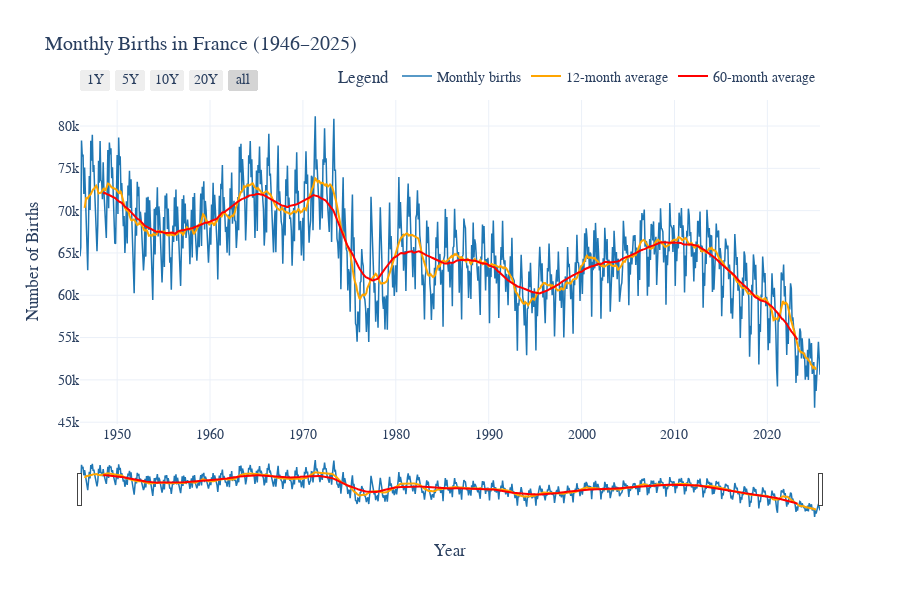

Notebook code cell kept with this figure:
### Code cell
fig = go.Figure()

# Main births curve
fig.add_trace(go.Scatter(
    x=births.index, 
    y=births["Births"],
    mode="lines",
    name="Monthly births",
    line=dict(color="#1f77b4", width=1.5)
))

# 12-month moving average
fig.add_trace(go.Scatter(
    x=births.index, 
    y=births["MA_12"],
    mode="lines",
    name="12-month average",
    line=dict(color="orange", width=2)
))

# 60-month moving average
fig.add_trace(go.Scatter(
    x=births.index, 
    y=births["MA_60"],
    mode="lines",
    name="60-month average",
    line=dict(color="red", width=2)
))

# Layout configuration
fig.update_layout(
    title="Monthly Births in France (1946–2025)",
    xaxis_title="Year",
    yaxis_title="Number of Births",
    template="plotly_white",
    hovermode="x unified",
    font=dict(family="Times New Roman", size=14),
    legend=dict(
        title="Legend",
        orientation="h",
        yanchor="bottom",
        y=1.02,
        xanchor="right",
        x=1
    ),
    height=600
)

# Add interactive range slider and buttons
fig.update_xaxes(
    rangeslider_visible=True,
    rangeselector=dict(
        buttons=list([
            dict(count=12, label="1Y", step="month", stepmode="backward"),
            dict(count=60, label="5Y", step="month", stepmode="backward"),
            dict(count=120, label="10Y", step="month", stepmode="backward"),
            dict(count=240, label="20Y", step="month", stepmode="backward"),
            dict(step="all")
        ])
    )
)

fig.show()

### Figure 1 — Plotly figure (JSON) as saved in the notebook; plotly's stock layout.template omitted (floating-point values rounded to 4 significant figures; data arrays with more than 128 entries replaced by an {"elided": "..."} marker saying what was removed)
{"data": [{"line": {"color": "#1f77b4", "width": 1.5}, "mode": "lines", "name": "Monthly births", "type": "scatter", "x": {"elided": "957 str values"}, "y": {"elided": "957 int values"}}, {"line": {"color": "orange", "width": 2}, "mode": "lines", "name": "12-month average", "type": "scatter", "x": {"elided": "957 str values"}, "y": {"elided": "957 float values"}}, {"line": {"color": "red", "width": 2}, "mode": "lines", "name": "60-month average", "type": "scatter", "x": {"elided": "957 str values"}, "y": {"elided": "957 float values"}}], "layout": {"font": {"family": "Times New Roman", "size": 14}, "height": 600, "hovermode": "x unified", "legend": {"orientation": "h", "title": {"text": "Legend"}, "x": 1, "xanchor": "right", "y": 1.02, "yanchor": "bottom"}, "title": {"text": "Monthly Births in France (1946–2025)"}, "xaxis": {"rangeselector": {"buttons": [{"count": 12, "label": "1Y", "step": "month", "stepmode": "backward"}, {"count": 60, "label": "5Y", "step": "month", "stepmode": "backward"}, {"count": 120, "label": "10Y", "step": "month", "stepmode": "backward"}, {"count": 240, "label": "20Y", "step": "month", "stepmode": "backward"}, {"step": "all"}]}, "rangeslider": {"visible": true}, "title": {"text": "Year"}}, "yaxis": {"title": {"text": "Number of Births"}}}}
